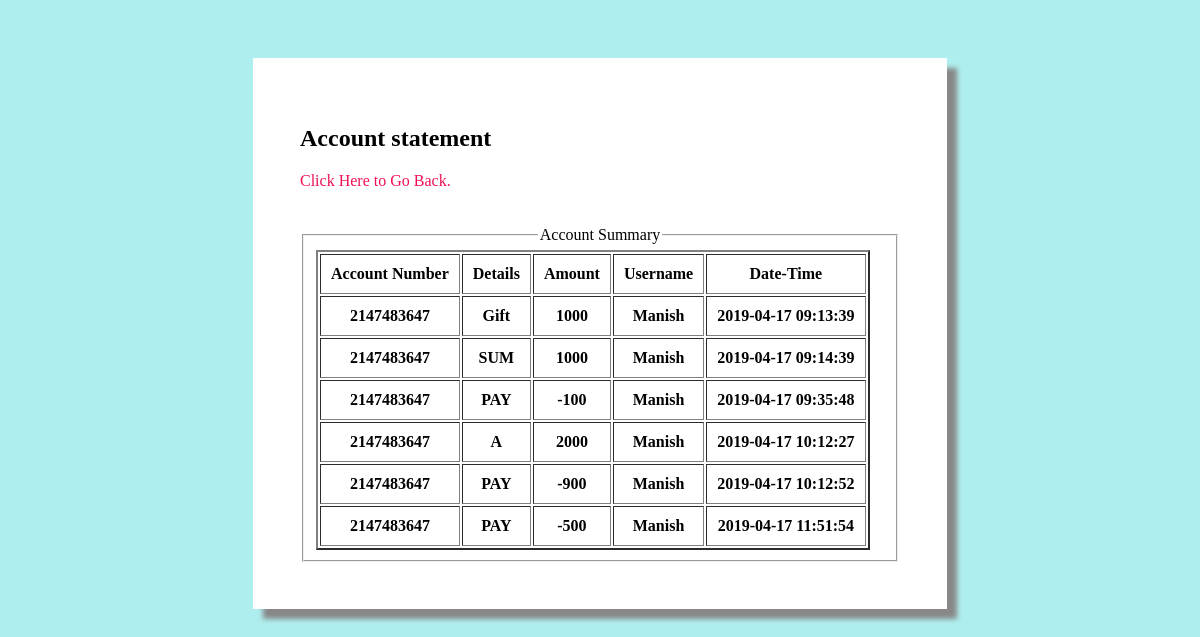
Page /statement.php (signed in) on the committed database.
### tables this page shows
CREATE TABLE `passbook` (
  `acc_num` int(16) NOT NULL,
  `details` text NOT NULL,
  `amount` bigint(255) NOT NULL,
  `username` varchar(30) NOT NULL,
  `date_transaction` timestamp NOT NULL DEFAULT CURRENT_TIMESTAMP
);

### statement.php (the view, shortened to what this page needs)
<html>
	<head>
	</head>
	<?php
$user = $_SESSION['user'];
?>
	<body>
  <div class="container">
		<h2 >Account statement</h2>
		<a href="home.php" >Click Here to Go Back.</a><br/>
		<br/><br/>
		<?php
$conn = mysqli_connect("localhost", "root", "") or die(mysqli_error());
mysqli_select_db($conn, "ATM") or die("Cannot connect to database");
$query = mysqli_query($conn, "SELECT * from `passbook` WHERE username='$user'");
print '<fieldset style="text-align:center;">
		<legend style="fontsize:48px;">Account Summary</legend>
		<div class="tic">
		<table border="2" cellpadding="10">
		<tr>
		<th>Account Number</th>
		<th>Details</th>
		<th>Amount</th>
		<th>Username</th>
		<th>Date-Time</th>
		</tr>
		<form  method="POST">';
while ($row = mysqli_fetch_array($query))
{
    print '<tr>';
    print '<th>';
    echo $row['acc_num'];
    print '</th>';
    print '<th>';
    echo $row['details'];
    print '</th>';
    print '<th>';
    echo $row['amount'];
    print '</th>';
    print '<th>';
    echo $row['username'];
    print '</th>';
    print '<th>';
    echo $row['date_transaction'];
    print '</th>
			</tr>';
}
print '</div></div></table>
		</form>
		</fieldset>';
?>

### statement.php (style rules this page uses)
.container { width: 600px; padding: 4% 4% 4%; margin : auto; box-shadow: 10px 10px 5px #888888; background-color: #fff; text-align: ; position:relative; top:50px; vertical-align: middle; }
form { align-content: right; padding:10px; margin-top: 10px; }
a { color:#f00f53; text-decoration: none; align-content: right; }

### rows in the picture
passbook: acc_num "2147483647", details "Gift", amount "1000", username "Manish", date_transaction "2019-04-17 09:13:39"
passbook: acc_num "2147483647", details "SUM", amount "1000", username "Manish", date_transaction "2019-04-17 09:14:39"
passbook: acc_num "2147483647", details "PAY", amount "-100", username "Manish", date_transaction "2019-04-17 09:35:48"
passbook: acc_num "2147483647", details "A", amount "2000", username "Manish", date_transaction "2019-04-17 10:12:27"
passbook: acc_num "2147483647", details "PAY", amount "-900", username "Manish", date_transaction "2019-04-17 10:12:52"
passbook: acc_num "2147483647", details "PAY", amount "-500", username "Manish", date_transaction "2019-04-17 11:51:54"
